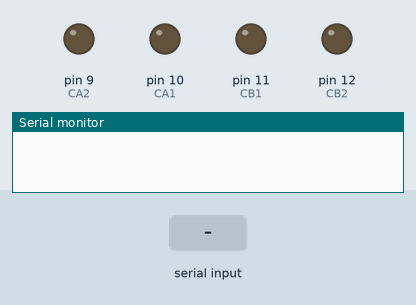
The sketch below on a simulated Arduino Uno, built with avr-gcc and run on an emulated ATmega328P. On the bench: output pins drawn as LEDs (lit = HIGH), the last lines printed to the serial monitor. The test bench sets the inputs (shaded band).

Above: at 1.2 s.
1.3 s: "f" received over Serial
At 2.4 s:
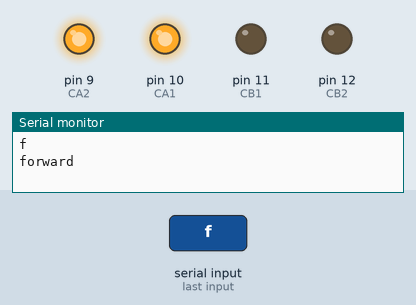
2.8 s: "l" received over Serial
At 3.5 s:
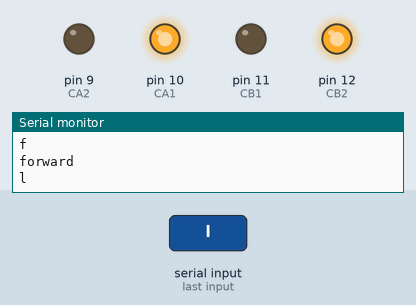
4.3 s: "r" received over Serial
At 4.7 s:
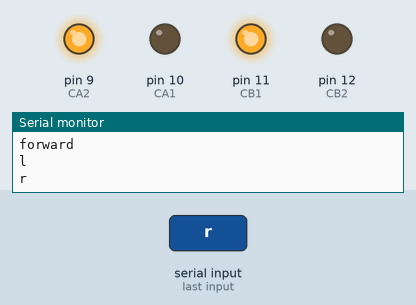
5.8 s: "b" received over Serial
At 7.0 s:
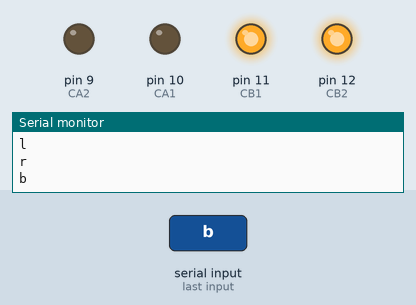
Timing chart, 0 to 8.3 s (numbered marks = the images above; inputs shaded):
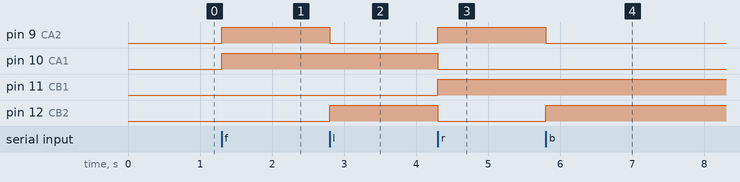

Measured:
- after the input at 1.3 s, pin 9 (CA2), pin 10 (CA1): LOW → HIGH at once
- after the input at 2.8 s, pin 9 (CA2): HIGH → LOW at once; pin 12 (CB2): LOW → HIGH at once
- after the input at 4.3 s, pin 9 (CA2), pin 11 (CB1): LOW → HIGH at once; pin 10 (CA1), pin 12 (CB2): HIGH → LOW at once
- after the input at 5.8 s, pin 9 (CA2): HIGH → LOW at once; pin 12 (CB2): LOW → HIGH at once

The sketch:

bluetoothrl.ino
```cpp
char data;
int CA1=10,CB1=11,CA2=9,CB2=12;
void setup() {
  // put your setup code here, to run once:
pinMode(CA1,OUTPUT);
pinMode(CA2,OUTPUT);
pinMode(CB1,OUTPUT);
pinMode(CB2,OUTPUT);
Serial.begin(9600);
}

void loop() {
  // put your main code here, to run repeatedly:
if(Serial.available()>0)
{
  data=Serial.read();
  Serial.println(data);
  if(data=='f')
  forward();
  else if(data=='l')
  left();
  else if(data=='r')
  right();
  else if(data=='s')
  Stop();
  else if(data=='b')
  backword();
}
}
void forward()
{digitalWrite(CA1,HIGH);
digitalWrite(CB1,LOW);
digitalWrite(CA2,HIGH);
digitalWrite(CB2,LOW);
Serial.println("forward");
}
void right()
{digitalWrite(CA1,LOW);
digitalWrite(CB1,HIGH);
digitalWrite(CA2,HIGH);
digitalWrite(CB2,LOW);
}
void left()
{digitalWrite(CA1,HIGH);
digitalWrite(CB1,LOW);
digitalWrite(CA2,LOW);
digitalWrite(CB2,HIGH);
}
void Stop()
{digitalWrite(CA1,LOW);
digitalWrite(CB1,LOW);
digitalWrite(CA2,LOW);
digitalWrite(CB2,LOW);
}
void backword()
{digitalWrite(CA1,LOW);
digitalWrite(CB1,HIGH);
digitalWrite(CA2,LOW);
digitalWrite(CB2,HIGH);
}
```
